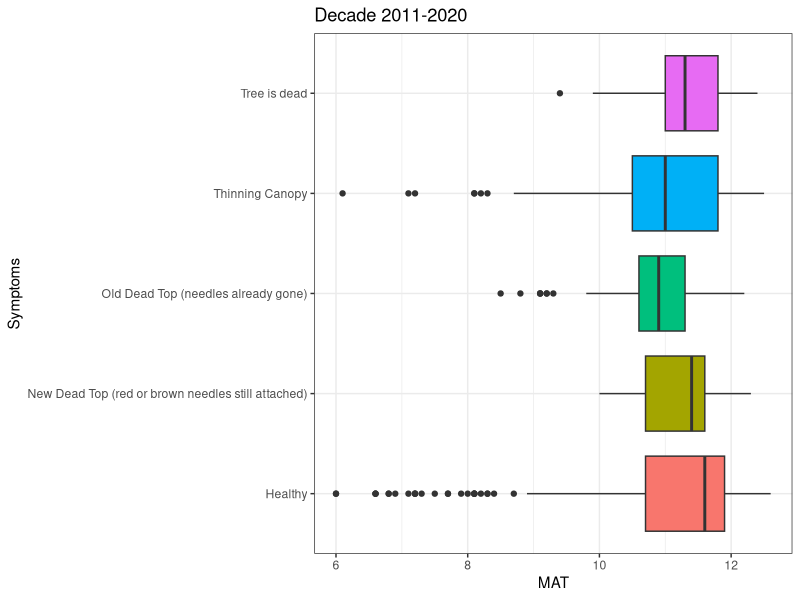
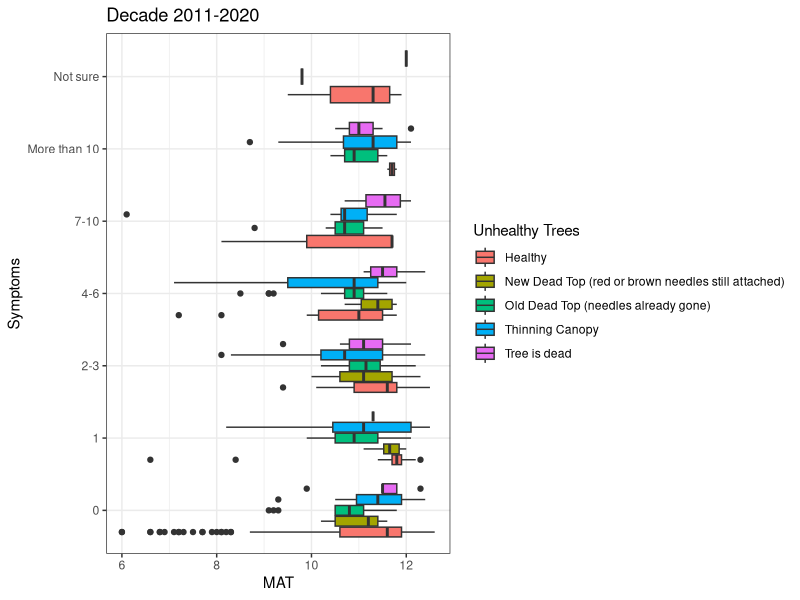
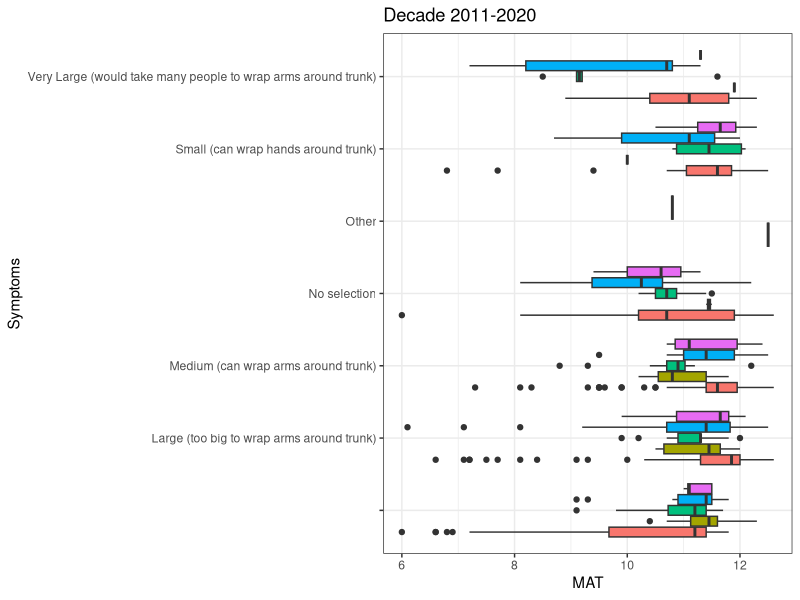
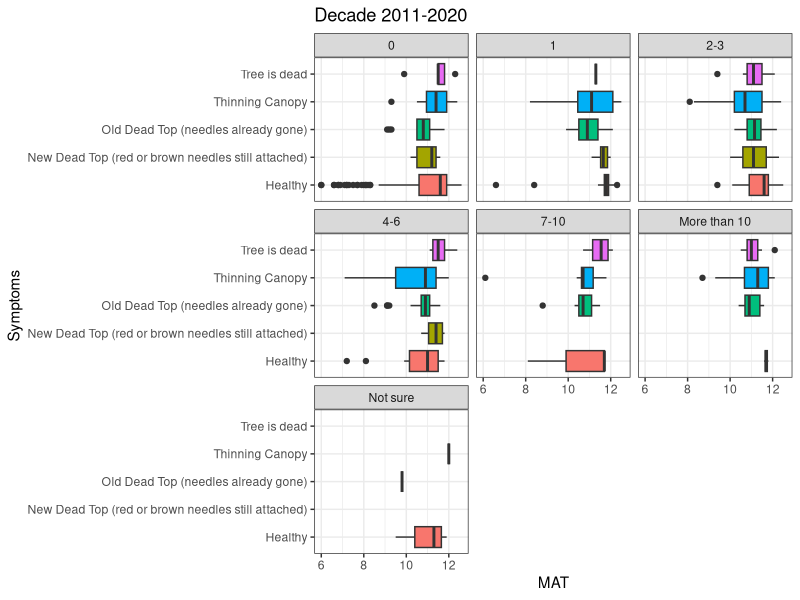
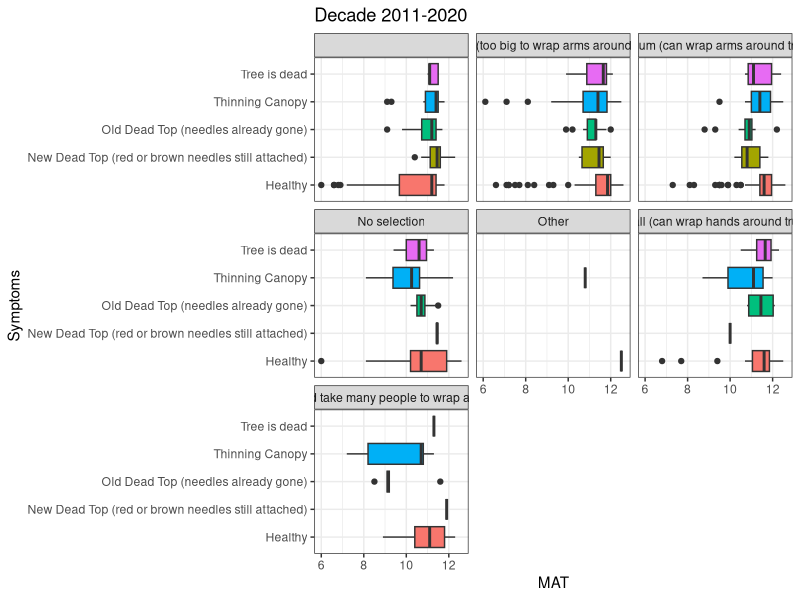
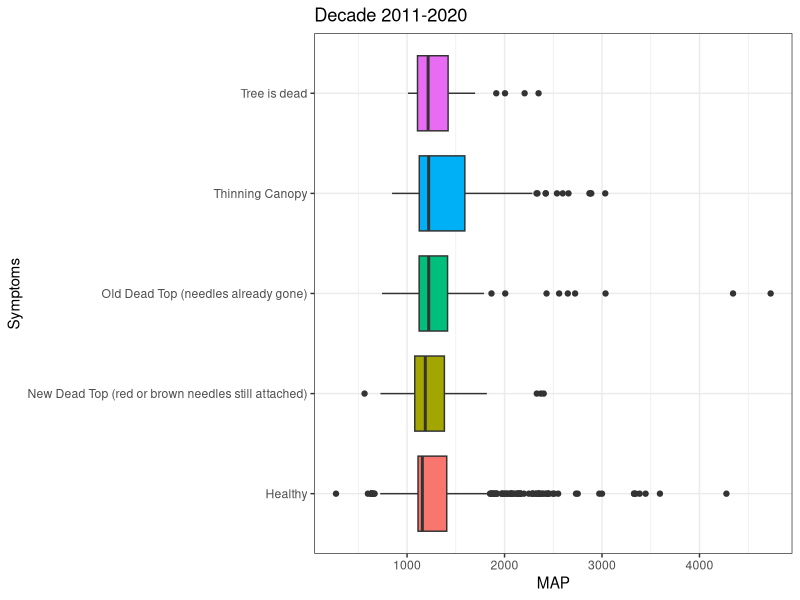
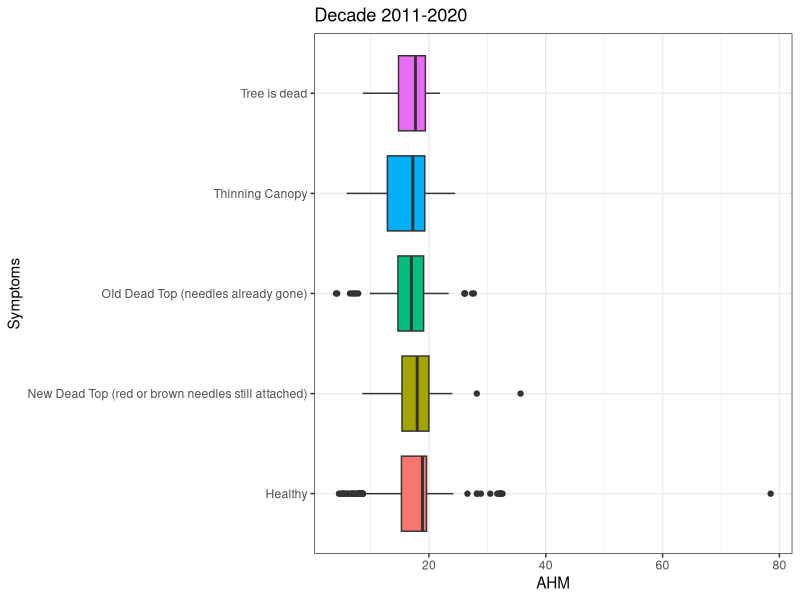
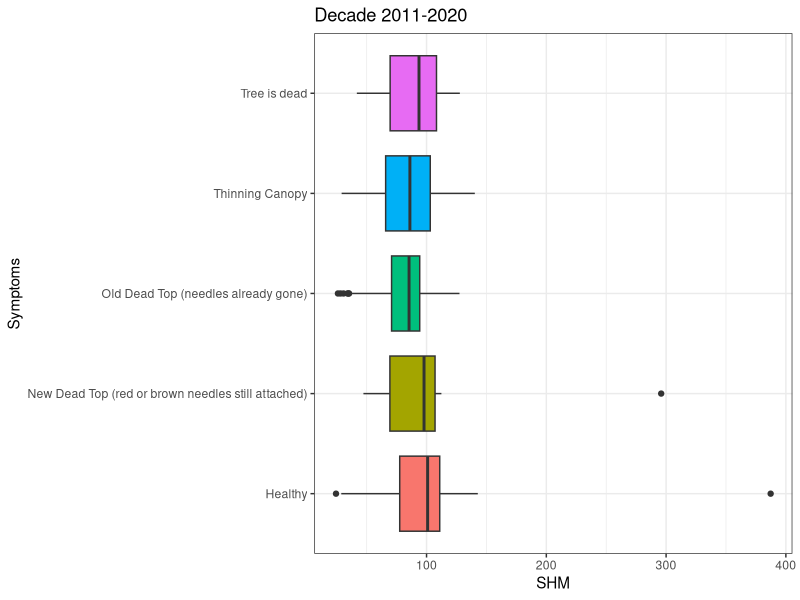

Here is the R script that generated these plots, in order:
## ---- chunk 1
knitr::opts_chunk$set(echo = FALSE)
knitr::opts_knit$set(root.dir = "/Users/redcedar/ServerFiles/redcedar/") 
## ---- chunk 2
#install.packages("tidyverse")
library(tidyverse)
## ---- chunk 3
data <- read.csv("./data/observations-9.19.21.csv")
## ---- chunk 4
gps <- data[c(1,22,23)]
gps <- rename(gps,lat = latitude) %>% `colnames<-`(c("ID2","lat","long")) %>% mutate(el = ".") #columns were ranamed to match format for ClimateNA tool.
## ---- chunk 5
normals <- read.csv("./data/gps_Normal_1991_2020MSY.csv")
normals <- rename(normals, id = ID2) #rename column 'ID2' (changed for ClimateNA tool) back to 'id'
## ---- chunk 6
lastdecade <- read.csv("./data/gps_Decade_2011_2020MSY.csv")
lastdecade <- rename(lastdecade, id = ID2) #rename column 'ID2' (changed for ClimateNA tool) back to 'id'
## ---- chunk 7
topo <- read.csv("./data/gps plus DEM and TOPO data.csv")
topo <- rename(topo, id = ID2) #rename column 'ID2' (changed for ClimateNA tool) back to 'id'
## ---- chunk 8
wasoils <- read.csv("./data/Washington_GPS_Soils_Data_muaggatt_component.csv")
orsoils <- read.csv("./data/Oregon_GPS_Soils_Data_muagget_component.csv") #note misspelling of muaggatt
wasoils <- rename(wasoils, id = ID2) #rename column 'ID2' (changed for ClimateNA tool) back to 'id'
orsoils <- rename(orsoils, id = ID2) #rename column 'ID2' (changed for ClimateNA tool) back to 'id'
pnwsoils <- bind_rows(wasoils,orsoils)
## ---- chunk 9
#combinednormals <- left_join(data,normals,by="id")  %>% left_join(.,topo,by="id") %>% left_join(.,pnwsoils,by="id")
combo.decade <- left_join(data,lastdecade,by="id")  %>% left_join(.,topo,by="id") %>% left_join(.,pnwsoils,by="id")
## ---- chunk 10
combo.decade$field.tree.canopy.symptoms[combo.decade$field.tree.canopy.symptoms=="Multiple Symptoms"] <-"Multiple Symptoms (please list in Notes)"
combo.decade$field.tree.canopy.symptoms[combo.decade$field.tree.canopy.symptoms=="multiple symptoms"] <-"Multiple Symptoms (please list in Notes)"
combo.decade$field.tree.canopy.symptoms[combo.decade$field.tree.canopy.symptoms=="thinning foliage"] <-"Thinning Canopy"
combo.decade$field.tree.canopy.symptoms[combo.decade$field.tree.canopy.symptoms=="healthy"] <-"Healthy"
combo.decade$field.tree.canopy.symptoms[combo.decade$field.tree.canopy.symptoms=="dead top"] <-"Old Dead Top (needles already gone)"
combo.decade <- combo.decade %>% droplevels()
combo.decade$field.tree.canopy.symptoms <- as.factor(combo.decade$field.tree.canopy.symptoms)
#levels(combo.decade$field.tree.canopy.symptoms)
## ---- chunk 11
combo.decade$field.number.of.additional.unhealthy.trees..of.same.species..in.area..within.sight.[combo.decade$field.number.of.additional.unhealthy.trees..of.same.species..in.area..within.sight.=="4"] <- "4-6"
combo.decade$field.number.of.additional.unhealthy.trees..of.same.species..in.area..within.sight.[combo.decade$field.number.of.additional.unhealthy.trees..of.same.species..in.area..within.sight.=="5"] <- "4-6"
combo.decade$field.number.of.additional.unhealthy.trees..of.same.species..in.area..within.sight.[combo.decade$field.number.of.additional.unhealthy.trees..of.same.species..in.area..within.sight.=="2"] <- "2-3"
combo.decade <- combo.decade %>% droplevels()
combo.decade$field.number.of.additional.unhealthy.trees..of.same.species..in.area..within.sight. <- as.factor(combo.decade$field.number.of.additional.unhealthy.trees..of.same.species..in.area..within.sight.)
#levels(combo.decade$field.number.of.additional.unhealthy.trees..of.same.species..in.area..within.sight.)
## ---- chunk 12
combo.decade$field.optional...tree.size[combo.decade$field.optional...tree.size == "Large"] <- "Large (too big to wrap arms around trunk)"
combo.decade$field.optional...tree.size[combo.decade$field.optional...tree.size == "Medium"] <- "Medium (can wrap arms around trunk)"
combo.decade$field.optional...tree.size[combo.decade$field.optional...tree.size == "Small"] <- "Small (can wrap hands around trunk)"
combo.decade$field.optional...tree.size[combo.decade$field.optional...tree.size == "Very Large"] <- "Very Large (would take many people to wrap arms around trunk)"
combo.decade <- combo.decade %>% droplevels()
combo.decade$field.optional...tree.size <- as.factor(combo.decade$field.optional...tree.size)
#levels(combo.decade$field.optional...tree.size)
## ---- chunk 13
combo.decade <- combo.decade %>% filter(MAP >0 & RASTERVALU>=0, na.rm=TRUE)
## ---- chunk 14
combo.decade %>% group_by(field.tree.canopy.symptoms) %>% count()
## ---- chunk 15
filtered.symptoms <- combo.decade  %>% filter(field.tree.canopy.symptoms=="Healthy"|field.tree.canopy.symptoms=="Thinning Canopy"|field.tree.canopy.symptoms=="New Dead Top (red or brown needles still attached)"|field.tree.canopy.symptoms=="Old Dead Top (needles already gone)"|field.tree.canopy.symptoms=="Tree is dead") %>% droplevels()
#levels(filtered.symptoms$field.tree.canopy.symptoms)
## ---- chunk 16
filtered.symptoms %>% group_by(field.tree.canopy.symptoms) %>% count()
## ---- chunk 17
level_key <- c("Healthy" = "Healthy", "Thinning Canopy" = "Unhealthy", "New Dead Top (red or brown needles still attached)" = "Unhealthy", "Old Dead Top (needles already gone)" = "Unhealthy", "Tree is dead" = "Unhealthy", "Multiple Symptoms (please list in Notes)" = "Unhealthy", "Extra Cone Crop" = "Unhealthy", "Browning Canopy" = "Unhealthy","Branch Dieback or 'Flagging'" = "Unhealthy", "Other (please describe in Notes)" = "Unhealthy", "Yellowing Canopy" = "Unhealthy")

binary <- combo.decade
binary$field.tree.canopy.symptoms <- recode_factor(binary$field.tree.canopy.symptoms, !!!level_key)
#levels(binary$field.tree.canopy.symptoms)
## ---- chunk 18
binary %>% group_by(field.tree.canopy.symptoms) %>% count()
## ---- chunk 19
ggplot(filtered.symptoms,aes(field.tree.canopy.symptoms,MAT,fill=field.tree.canopy.symptoms))+geom_boxplot(show.legend=FALSE)+coord_flip()+theme_bw() +labs(title="Decade 2011-2020",x="Symptoms")
## ---- chunk 20
ggplot(filtered.symptoms,aes(field.number.of.additional.unhealthy.trees..of.same.species..in.area..within.sight.,MAT,fill=field.tree.canopy.symptoms))+geom_boxplot()+coord_flip()+theme_bw() +labs(fill="Unhealthy Trees")+labs(title="Decade 2011-2020",x="Symptoms")
## ---- chunk 21
ggplot(filtered.symptoms,aes(field.optional...tree.size,MAT,fill=field.tree.canopy.symptoms))+geom_boxplot(show.legend=FALSE)+coord_flip()+theme_bw() +labs(fill="Unhealthy Trees")+labs(title="Decade 2011-2020",x="Symptoms")
## ---- chunk 22
ggplot(filtered.symptoms,aes(field.tree.canopy.symptoms,MAT,fill=field.tree.canopy.symptoms))+geom_boxplot(show.legend=FALSE)+coord_flip()+facet_wrap(~field.number.of.additional.unhealthy.trees..of.same.species..in.area..within.sight.)+theme_bw() +labs(title="Decade 2011-2020",x="Symptoms")
## ---- chunk 23
ggplot(filtered.symptoms,aes(field.tree.canopy.symptoms,MAT,fill=field.tree.canopy.symptoms))+geom_boxplot(show.legend=FALSE)+coord_flip()+theme_bw() +facet_wrap(~field.optional...tree.size) +labs(title="Decade 2011-2020",x="Symptoms")
## ---- chunk 24
ggplot(filtered.symptoms,aes(field.tree.canopy.symptoms,MAP,fill=field.tree.canopy.symptoms))+geom_boxplot(show.legend=FALSE)+coord_flip()+theme_bw() +labs(title="Decade 2011-2020",x="Symptoms")
## ---- chunk 25
ggplot(filtered.symptoms,aes(field.tree.canopy.symptoms,AHM,fill=field.tree.canopy.symptoms))+geom_boxplot(show.legend=FALSE)+coord_flip()+theme_bw() +labs(title="Decade 2011-2020",x="Symptoms")
## ---- chunk 26
ggplot(filtered.symptoms,aes(field.tree.canopy.symptoms,SHM,fill=field.tree.canopy.symptoms))+geom_boxplot(show.legend=FALSE)+coord_flip()+theme_bw() +labs(title="Decade 2011-2020",x="Symptoms")
## ---- chunk 27
filtered.symptoms.shm <- filtered.symptoms %>% filter(SHM<200) %>% droplevels()
## ---- chunk 28
ggplot(filtered.symptoms.shm,aes(field.tree.canopy.symptoms,SHM,fill=field.tree.canopy.symptoms))+geom_boxplot(show.legend=FALSE)+coord_flip()+theme_bw() +labs(title="Decade 2011-2020",x="Symptoms", y="Summer Heat-Moisture Index")
## ---- chunk 29
ggplot(filtered.symptoms,aes(field.tree.canopy.symptoms,MSP,fill=field.tree.canopy.symptoms))+geom_boxplot(show.legend=FALSE)+coord_flip()+theme_bw() +labs(title="Decade 2011-2020",x="Symptoms")
## ---- chunk 30
ggplot(filtered.symptoms,aes(field.tree.canopy.symptoms,CMD,fill=field.tree.canopy.symptoms))+geom_boxplot(show.legend=FALSE)+coord_flip()+theme_bw() +labs(title="Decade 2011-2020",x="Symptoms")
## ---- chunk 31
ggplot(filtered.symptoms,aes(field.tree.canopy.symptoms,Eref,fill=field.tree.canopy.symptoms))+geom_boxplot(show.legend=FALSE)+coord_flip()+theme_bw() +labs(title="Decade 2011-2020",x="Symptoms")
## ---- chunk 32
ggplot(filtered.symptoms,aes(field.tree.canopy.symptoms,CMI_sp,fill=field.tree.canopy.symptoms))+geom_boxplot(show.legend=FALSE)+coord_flip()+theme_bw() +labs(title="Decade 2011-2020",x="Symptoms")
## ---- chunk 33
ggplot(filtered.symptoms,aes(field.number.of.additional.unhealthy.trees..of.same.species..in.area..within.sight.,CMI_sp,fill=field.tree.canopy.symptoms))+geom_boxplot()+coord_flip()+theme_bw() +labs(fill="Unhealthy Trees")+labs(title="Decade 2011-2020",x="Symptoms")
## ---- chunk 34
ggplot(filtered.symptoms,aes(field.optional...tree.size,CMI_sp,fill=field.tree.canopy.symptoms))+geom_boxplot(show.legend=FALSE)+coord_flip()+theme_bw() +labs(fill="Unhealthy Trees")+labs(title="Decade 2011-2020",x="Symptoms")
## ---- chunk 35
ggplot(filtered.symptoms,aes(field.tree.canopy.symptoms,CMI_sp,fill=field.tree.canopy.symptoms))+geom_boxplot(show.legend=FALSE)+coord_flip()+facet_wrap(~field.number.of.additional.unhealthy.trees..of.same.species..in.area..within.sight.)+theme_bw() +labs(title="Decade 2011-2020",x="Symptoms")
## ---- chunk 36
ggplot(filtered.symptoms,aes(field.tree.canopy.symptoms,CMI_sp,fill=field.tree.canopy.symptoms))+geom_boxplot(show.legend=FALSE)+coord_flip()+theme_bw() +facet_wrap(~field.optional...tree.size) +labs(title="Decade 2011-2020",x="Symptoms")
## ---- chunk 37
ggplot(filtered.symptoms,aes(field.tree.canopy.symptoms,Aspect.x,fill=field.tree.canopy.symptoms))+geom_boxplot(show.legend=FALSE)+coord_flip()+theme_bw() +labs(title="Aspect (degrees)",x="Symptoms")
## ---- chunk 38
ggplot(filtered.symptoms,aes(field.tree.canopy.symptoms,Slope.x,fill=field.tree.canopy.symptoms))+geom_boxplot(show.legend=FALSE)+coord_flip()+theme_bw() +labs(title="Slope (degrees)",x="Symptoms")
## ---- chunk 39
ggplot(filtered.symptoms,aes(field.tree.canopy.symptoms,PNWSRTMDEM.x,fill=field.tree.canopy.symptoms))+geom_boxplot(show.legend=FALSE)+coord_flip()+theme_bw() +labs(title="Elevation (meters)",x="Symptoms")
## ---- chunk 40
ggplot(filtered.symptoms,aes(Slope.x,CMD,color=field.tree.canopy.symptoms))+geom_point()
## ---- chunk 41
ggplot(filtered.symptoms,aes(Slope.x,CMD,color=field.tree.canopy.symptoms))+geom_smooth()
## ---- chunk 42
ggplot(filtered.symptoms,aes(Slope.x,CMD,color=field.tree.canopy.symptoms))+geom_smooth()+facet_wrap(~field.tree.canopy.symptoms)
## ---- chunk 43
ggplot(filtered.symptoms,aes(PNWSRTMDEM.x,CMD,color=field.tree.canopy.symptoms))+geom_smooth()
## ---- chunk 44
ggplot(filtered.symptoms,aes(field.tree.canopy.symptoms,muaggatt_brockdepmin,fill=field.tree.canopy.symptoms))+geom_boxplot(show.legend=FALSE)+coord_flip()+theme_bw() +labs(x="Symptoms")
## ---- chunk 45
ggplot(filtered.symptoms,aes(muaggatt_drclassdcd,field.tree.canopy.symptoms,color=field.tree.canopy.symptoms))+geom_count(show.legend=FALSE)+coord_flip()+theme_bw() +labs(x="Symptoms")
## ---- chunk 46
ggplot(filtered.symptoms,aes(field.tree.canopy.symptoms,fill=field.tree.canopy.symptoms))+geom_bar(show.legend=FALSE)+coord_flip()+theme_bw() +labs(x="Symptoms")+facet_wrap(~muaggatt_drclassdcd)
## ---- chunk 47
ggplot(filtered.symptoms,aes(muaggatt_drclasswettest,field.tree.canopy.symptoms,color=field.tree.canopy.symptoms))+geom_count(show.legend=FALSE)+coord_flip()+theme_bw() +labs(x="Symptoms")
## ---- chunk 48
ggplot(filtered.symptoms,aes(field.tree.canopy.symptoms,fill=field.tree.canopy.symptoms))+geom_bar(show.legend=FALSE)+coord_flip()+theme_bw() +labs(x="Symptoms")+facet_wrap(~muaggatt_drclasswettest)
## ---- chunk 49
ggplot(filtered.symptoms,aes(muaggatt_hydgrpdcd,field.tree.canopy.symptoms,color=field.tree.canopy.symptoms))+geom_count(show.legend=FALSE)+coord_flip()+theme_bw() +labs(x="Symptoms")
## ---- chunk 50
ggplot(filtered.symptoms,aes(field.tree.canopy.symptoms,fill=field.tree.canopy.symptoms))+geom_bar(show.legend=FALSE)+coord_flip()+theme_bw() +labs(x="Symptoms")+facet_wrap(~muaggatt_hydgrpdcd)
## ---- chunk 51
ggplot(filtered.symptoms,aes(field.tree.canopy.symptoms,muaggatt_slopegradwta,fill=field.tree.canopy.symptoms))+geom_boxplot(show.legend=FALSE)+coord_flip()+theme_bw() +labs(x="Symptoms")
## ---- chunk 52
ggplot(filtered.symptoms,aes(field.tree.canopy.symptoms,muaggatt_niccdcdpct,fill=field.tree.canopy.symptoms))+geom_boxplot(show.legend=FALSE)+coord_flip()+theme_bw() +labs(x="Symptoms")
## ---- chunk 53
ggplot(binary,aes(field.tree.canopy.symptoms,MAT,fill=field.tree.canopy.symptoms))+geom_boxplot(show.legend=FALSE)+coord_flip()+theme_bw() +labs(title="Decade 2011-2020",x="Symptoms")
## ---- chunk 54
ggplot(binary,aes(field.number.of.additional.unhealthy.trees..of.same.species..in.area..within.sight.,MAT,fill=field.tree.canopy.symptoms))+geom_boxplot()+coord_flip()+theme_bw() +labs(fill="Unhealthy Trees")+labs(title="Decade 2011-2020",x="Symptoms")
## ---- chunk 55
ggplot(binary,aes(field.optional...tree.size,MAT,fill=field.tree.canopy.symptoms))+geom_boxplot(show.legend=FALSE)+coord_flip()+theme_bw() +labs(fill="Unhealthy Trees")+labs(title="Decade 2011-2020",x="Symptoms")
## ---- chunk 56
ggplot(binary,aes(field.tree.canopy.symptoms,MAT,fill=field.tree.canopy.symptoms))+geom_boxplot(show.legend=FALSE)+coord_flip()+facet_wrap(~field.number.of.additional.unhealthy.trees..of.same.species..in.area..within.sight.)+theme_bw() +labs(title="Decade 2011-2020",x="Symptoms")
## ---- chunk 57
ggplot(binary,aes(field.tree.canopy.symptoms,MAT,fill=field.tree.canopy.symptoms))+geom_boxplot(show.legend=FALSE)+coord_flip()+theme_bw() +facet_wrap(~field.optional...tree.size) +labs(title="Decade 2011-2020",x="Symptoms")
## ---- chunk 58
ggplot(binary,aes(field.tree.canopy.symptoms,MAP,fill=field.tree.canopy.symptoms))+geom_boxplot(show.legend=FALSE)+coord_flip()+theme_bw() +labs(title="Decade 2011-2020",x="Symptoms")
## ---- chunk 59
ggplot(binary,aes(field.tree.canopy.symptoms,AHM,fill=field.tree.canopy.symptoms))+geom_boxplot(show.legend=FALSE)+coord_flip()+theme_bw() +labs(title="Decade 2011-2020",x="Symptoms")
## ---- chunk 60
ggplot(binary,aes(field.tree.canopy.symptoms,SHM,fill=field.tree.canopy.symptoms))+geom_boxplot(show.legend=FALSE)+coord_flip()+theme_bw() +labs(title="Decade 2011-2020",x="Symptoms")
## ---- chunk 61
binary.shm <- binary %>% filter(SHM<200) %>% droplevels()
## ---- chunk 62
ggplot(binary.shm,aes(field.tree.canopy.symptoms,SHM,fill=field.tree.canopy.symptoms))+geom_boxplot(show.legend=FALSE)+coord_flip()+theme_bw() +labs(title="Decade 2011-2020",x="Symptoms")
## ---- chunk 63
ggplot(binary,aes(field.tree.canopy.symptoms,MSP,fill=field.tree.canopy.symptoms))+geom_boxplot(show.legend=FALSE)+coord_flip()+theme_bw() +labs(title="Decade 2011-2020",x="Symptoms")
## ---- chunk 64
ggplot(binary,aes(field.tree.canopy.symptoms,CMD,fill=field.tree.canopy.symptoms))+geom_boxplot(show.legend=FALSE)+coord_flip()+theme_bw() +labs(title="Decade 2011-2020",x="Symptoms")
## ---- chunk 65
ggplot(binary,aes(field.tree.canopy.symptoms,Eref,fill=field.tree.canopy.symptoms))+geom_boxplot(show.legend=FALSE)+coord_flip()+theme_bw() +labs(title="Decade 2011-2020",x="Symptoms")
## ---- chunk 66
ggplot(binary,aes(field.tree.canopy.symptoms,CMI_sp,fill=field.tree.canopy.symptoms))+geom_boxplot(show.legend=FALSE)+coord_flip()+theme_bw() +labs(title="Decade 2011-2020",x="Symptoms")
## ---- chunk 67
ggplot(binary,aes(PNWSRTMDEM.x,CMD,color=field.tree.canopy.symptoms))+geom_smooth()
## ---- chunk 68
ggplot(binary,aes(field.tree.canopy.symptoms,Slope.x,fill=field.tree.canopy.symptoms))+geom_boxplot(show.legend=FALSE)+coord_flip()+theme_bw() +labs(title="Slope (degrees)",x="Symptoms")
## ---- chunk 69
ggplot(binary,aes(field.tree.canopy.symptoms,muaggatt_brockdepmin,fill=field.tree.canopy.symptoms))+geom_boxplot(show.legend=FALSE)+coord_flip()+theme_bw() +labs(x="Symptoms")
## ---- chunk 70
ggplot(binary,aes(muaggatt_drclassdcd,field.tree.canopy.symptoms,color=field.tree.canopy.symptoms))+geom_count(show.legend=FALSE)+coord_flip()+theme_bw() +labs(x="Symptoms")
## ---- chunk 71
ggplot(binary,aes(field.tree.canopy.symptoms,fill=field.tree.canopy.symptoms))+geom_bar(show.legend=FALSE)+coord_flip()+theme_bw() +labs(x="Symptoms")+facet_wrap(~muaggatt_drclassdcd)
## ---- chunk 72
ggplot(binary,aes(muaggatt_drclasswettest,field.tree.canopy.symptoms,color=field.tree.canopy.symptoms))+geom_count(show.legend=FALSE)+coord_flip()+theme_bw() +labs(x="Symptoms")
## ---- chunk 73
ggplot(binary,aes(field.tree.canopy.symptoms,fill=field.tree.canopy.symptoms))+geom_bar(show.legend=FALSE)+coord_flip()+theme_bw() +labs(x="Symptoms")+facet_wrap(~muaggatt_drclasswettest)
## ---- chunk 74
ggplot(binary,aes(muaggatt_hydgrpdcd,field.tree.canopy.symptoms,color=field.tree.canopy.symptoms))+geom_count(show.legend=FALSE)+coord_flip()+theme_bw() +labs(x="Symptoms")
## ---- chunk 75
ggplot(binary,aes(field.tree.canopy.symptoms,fill=field.tree.canopy.symptoms))+geom_bar(show.legend=FALSE)+coord_flip()+theme_bw() +labs(x="Symptoms")+facet_wrap(~muaggatt_hydgrpdcd)
## ---- chunk 76
ggplot(binary,aes(field.tree.canopy.symptoms,muaggatt_slopegradwta,fill=field.tree.canopy.symptoms))+geom_boxplot(show.legend=FALSE)+coord_flip()+theme_bw() +labs(x="Symptoms")
## ---- chunk 77
ggplot(binary,aes(field.tree.canopy.symptoms,muaggatt_niccdcdpct,fill=field.tree.canopy.symptoms))+geom_boxplot(show.legend=FALSE)+coord_flip()+theme_bw() +labs(x="Symptoms")
## ---- chunk 78
ggplot(binary,aes(component_taxgrtgroup,field.tree.canopy.symptoms))+geom_count(show.legend=FALSE)+coord_flip()+theme_bw()
## ---- chunk 79
levels(binary$component_taxpartsize)
ggplot(binary,aes(component_taxpartsize,field.tree.canopy.symptoms))+geom_count(show.legend=FALSE)+coord_flip()+theme_bw()
## ---- chunk 80
ggplot(binary,aes(component_taxpartsize,fill=field.tree.canopy.symptoms))+geom_bar(position="dodge")+coord_flip()+theme_bw()
## ---- chunk 81
str(binary$muaggatt_wtdepaprjunmin)
ggplot(binary,aes(muaggatt_wtdepaprjunmin,field.tree.canopy.symptoms,fill=field.tree.canopy.symptoms))+geom_boxplot(show.legend=FALSE)+theme_bw()
